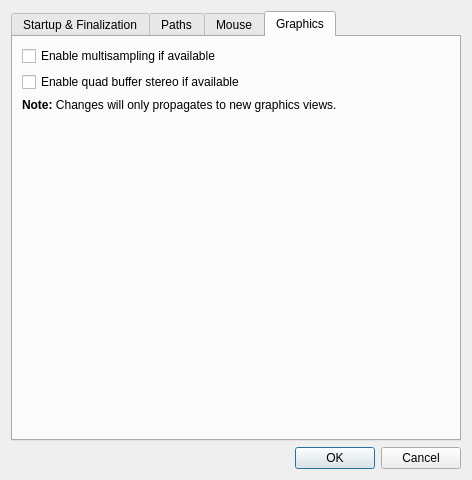
<?xml version="1.0" encoding="UTF-8"?>
<ui version="4.0">
 <class>GlobalSetupWorkPanel</class>
 <widget class="QWidget" name="GlobalSetupWorkPanel">
  <property name="geometry">
   <rect>
    <x>0</x>
    <y>0</y>
    <width>472</width>
    <height>480</height>
   </rect>
  </property>
  <property name="windowTitle">
   <string>Global Setup</string>
  </property>
  <property name="windowIcon">
   <iconset>
    <normaloff>:/images/AdminWorkPanels/global_setup.png</normaloff>:/images/AdminWorkPanels/global_setup.png</iconset>
  </property>
  <layout class="QVBoxLayout" name="_2">
   <item>
    <widget class="QTabWidget" name="tabWidget">
     <property name="layoutDirection">
      <enum>Qt::LeftToRight</enum>
     </property>
     <property name="currentIndex">
      <number>3</number>
     </property>
     <widget class="QWidget" name="desktopTab">
      <attribute name="title">
       <string>Startup &amp;&amp; Finalization</string>
      </attribute>
      <layout class="QVBoxLayout" name="_3">
       <item>
        <widget class="QGroupBox" name="groupBox2">
         <property name="toolTip">
          <string>Configure what is loaded on program startup.</string>
         </property>
         <property name="title">
          <string>Startup project</string>
         </property>
         <layout class="QVBoxLayout" name="_4">
          <item>
           <widget class="QRadioButton" name="newProjectRB">
            <property name="text">
             <string>New Project Dialog</string>
            </property>
            <property name="checked">
             <bool>false</bool>
            </property>
           </widget>
          </item>
          <item>
           <layout class="QHBoxLayout" name="_5">
            <item>
             <widget class="QRadioButton" name="userProjectRB">
              <property name="sizePolicy">
               <sizepolicy hsizetype="Minimum" vsizetype="Fixed">
                <horstretch>0</horstretch>
                <verstretch>0</verstretch>
               </sizepolicy>
              </property>
              <property name="text">
               <string>New Project:</string>
              </property>
             </widget>
            </item>
            <item>
             <widget class="QComboBox" name="projectsCB">
              <property name="sizePolicy">
               <sizepolicy hsizetype="Preferred" vsizetype="Preferred">
                <horstretch>1</horstretch>
                <verstretch>0</verstretch>
               </sizepolicy>
              </property>
             </widget>
            </item>
           </layout>
          </item>
         </layout>
        </widget>
       </item>
       <item>
        <widget class="QGroupBox" name="groupBox">
         <property name="title">
          <string>Global desktop</string>
         </property>
         <layout class="QVBoxLayout" name="verticalLayout">
          <item>
           <widget class="QCheckBox" name="desktopRestoreCB">
            <property name="text">
             <string>Restore work panels from global layout</string>
            </property>
           </widget>
          </item>
         </layout>
        </widget>
       </item>
       <item>
        <widget class="QGroupBox" name="groupBox_2">
         <property name="title">
          <string>Finalization</string>
         </property>
         <layout class="QVBoxLayout" name="verticalLayout_3">
          <item>
           <widget class="QCheckBox" name="terminateApplicationAfterLastProjectCB">
            <property name="text">
             <string>Terminate the application upon the last project is closed.</string>
            </property>
           </widget>
          </item>
         </layout>
        </widget>
       </item>
       <item>
        <spacer>
         <property name="orientation">
          <enum>Qt::Vertical</enum>
         </property>
         <property name="sizeHint" stdset="0">
          <size>
           <width>20</width>
           <height>40</height>
          </size>
         </property>
        </spacer>
       </item>
      </layout>
     </widget>
     <widget class="QWidget" name="pathsTab">
      <attribute name="title">
       <string>Paths</string>
      </attribute>
      <layout class="QVBoxLayout">
       <item>
        <widget class="QGroupBox" name="groupBox3">
         <property name="sizePolicy">
          <sizepolicy hsizetype="Preferred" vsizetype="Maximum">
           <horstretch>0</horstretch>
           <verstretch>0</verstretch>
          </sizepolicy>
         </property>
         <property name="title">
          <string>Setup</string>
         </property>
         <property name="alignment">
          <set>Qt::AlignLeading|Qt::AlignLeft|Qt::AlignTop</set>
         </property>
         <layout class="QVBoxLayout">
          <item>
           <widget class="QRadioButton" name="fixedPathRB">
            <property name="text">
             <string>Use fixed path</string>
            </property>
           </widget>
          </item>
          <item>
           <widget class="QRadioButton" name="lastPathRB">
            <property name="text">
             <string>Use the same dynamic path for all modules</string>
            </property>
            <property name="checked">
             <bool>true</bool>
            </property>
           </widget>
          </item>
          <item>
           <widget class="QRadioButton" name="lastModulePathCB">
            <property name="text">
             <string>Use dynamic paths </string>
            </property>
           </widget>
          </item>
         </layout>
        </widget>
       </item>
       <item>
        <widget class="QGroupBox" name="groupBox_4">
         <property name="title">
          <string>Paths</string>
         </property>
         <layout class="QGridLayout" name="gridLayout_2">
          <item row="0" column="0">
           <widget class="QLabel" name="label_8">
            <property name="text">
             <string>Fixed path:</string>
            </property>
           </widget>
          </item>
          <item row="0" column="1">
           <widget class="QLineEdit" name="fixedPathLE">
            <property name="text">
             <string/>
            </property>
           </widget>
          </item>
          <item row="0" column="2">
           <widget class="QToolButton" name="getFixedPathTB">
            <property name="text">
             <string>...</string>
            </property>
           </widget>
          </item>
          <item row="1" column="0">
           <widget class="QLabel" name="label_9">
            <property name="text">
             <string>Last path:</string>
            </property>
           </widget>
          </item>
          <item row="1" column="1" colspan="2">
           <widget class="QLineEdit" name="dynamicPathLE">
            <property name="enabled">
             <bool>false</bool>
            </property>
           </widget>
          </item>
         </layout>
        </widget>
       </item>
       <item>
        <widget class="QGroupBox" name="groupBox_3">
         <property name="title">
          <string>Module Paths</string>
         </property>
         <layout class="QVBoxLayout" name="verticalLayout_4">
          <item>
           <widget class="QTreeView" name="modulePathsTV">
            <property name="rootIsDecorated">
             <bool>false</bool>
            </property>
            <property name="sortingEnabled">
             <bool>true</bool>
            </property>
           </widget>
          </item>
          <item>
           <layout class="QHBoxLayout" name="horizontalLayout_3">
            <item>
             <spacer name="horizontalSpacer_2">
              <property name="orientation">
               <enum>Qt::Horizontal</enum>
              </property>
              <property name="sizeHint" stdset="0">
               <size>
                <width>40</width>
                <height>20</height>
               </size>
              </property>
             </spacer>
            </item>
            <item>
             <widget class="QPushButton" name="clearModulePathsTB">
              <property name="text">
               <string>Clear</string>
              </property>
             </widget>
            </item>
           </layout>
          </item>
         </layout>
        </widget>
       </item>
       <item>
        <spacer>
         <property name="orientation">
          <enum>Qt::Vertical</enum>
         </property>
         <property name="sizeHint" stdset="0">
          <size>
           <width>20</width>
           <height>40</height>
          </size>
         </property>
        </spacer>
       </item>
      </layout>
     </widget>
     <widget class="QWidget" name="tab">
      <attribute name="title">
       <string>Mouse</string>
      </attribute>
      <layout class="QGridLayout" name="gridLayout">
       <item row="3" column="0">
        <widget class="QLabel" name="label_3">
         <property name="text">
          <string>Translation sensitivity:</string>
         </property>
        </widget>
       </item>
       <item row="2" column="2">
        <widget class="QDoubleSpinBox" name="RSensitivityYSB">
         <property name="sizePolicy">
          <sizepolicy hsizetype="Minimum" vsizetype="Fixed">
           <horstretch>0</horstretch>
           <verstretch>0</verstretch>
          </sizepolicy>
         </property>
         <property name="alignment">
          <set>Qt::AlignRight|Qt::AlignTrailing|Qt::AlignVCenter</set>
         </property>
         <property name="decimals">
          <number>3</number>
         </property>
         <property name="singleStep">
          <double>0.020000000000000</double>
         </property>
        </widget>
       </item>
       <item row="7" column="0" colspan="4">
        <layout class="QHBoxLayout" name="horizontalLayout">
         <item>
          <widget class="QPushButton" name="restoreMouseSystemDefaultsPB">
           <property name="text">
            <string>System defaults</string>
           </property>
          </widget>
         </item>
         <item>
          <widget class="QPushButton" name="restoreMouseUserDefaultsPB">
           <property name="text">
            <string>User defaults</string>
           </property>
          </widget>
         </item>
         <item>
          <spacer name="horizontalSpacer">
           <property name="orientation">
            <enum>Qt::Horizontal</enum>
           </property>
           <property name="sizeHint" stdset="0">
            <size>
             <width>40</width>
             <height>20</height>
            </size>
           </property>
          </spacer>
         </item>
         <item>
          <widget class="QPushButton" name="applyUserMouseSetupPB">
           <property name="text">
            <string>Apply</string>
           </property>
          </widget>
         </item>
        </layout>
       </item>
       <item row="3" column="1">
        <widget class="QDoubleSpinBox" name="MSensitivityXSB">
         <property name="sizePolicy">
          <sizepolicy hsizetype="Minimum" vsizetype="Fixed">
           <horstretch>0</horstretch>
           <verstretch>0</verstretch>
          </sizepolicy>
         </property>
         <property name="alignment">
          <set>Qt::AlignRight|Qt::AlignTrailing|Qt::AlignVCenter</set>
         </property>
         <property name="decimals">
          <number>3</number>
         </property>
         <property name="singleStep">
          <double>0.020000000000000</double>
         </property>
        </widget>
       </item>
       <item row="4" column="0">
        <widget class="QLabel" name="label_4">
         <property name="text">
          <string>Wheel sensitivity:</string>
         </property>
        </widget>
       </item>
       <item row="0" column="1" colspan="3">
        <widget class="QComboBox" name="DefaultMouseModeCB">
         <item>
          <property name="text">
           <string>SRT</string>
          </property>
         </item>
         <item>
          <property name="text">
           <string>Select</string>
          </property>
         </item>
         <item>
          <property name="text">
           <string>Rotate</string>
          </property>
         </item>
         <item>
          <property name="text">
           <string>Translate</string>
          </property>
         </item>
         <item>
          <property name="text">
           <string>Scale</string>
          </property>
         </item>
        </widget>
       </item>
       <item row="3" column="2">
        <widget class="QDoubleSpinBox" name="MSensitivityYSB">
         <property name="sizePolicy">
          <sizepolicy hsizetype="Minimum" vsizetype="Fixed">
           <horstretch>0</horstretch>
           <verstretch>0</verstretch>
          </sizepolicy>
         </property>
         <property name="alignment">
          <set>Qt::AlignRight|Qt::AlignTrailing|Qt::AlignVCenter</set>
         </property>
         <property name="decimals">
          <number>3</number>
         </property>
         <property name="singleStep">
          <double>0.020000000000000</double>
         </property>
        </widget>
       </item>
       <item row="0" column="0">
        <widget class="QLabel" name="label">
         <property name="sizePolicy">
          <sizepolicy hsizetype="Minimum" vsizetype="Preferred">
           <horstretch>0</horstretch>
           <verstretch>0</verstretch>
          </sizepolicy>
         </property>
         <property name="text">
          <string>Default mouse model:</string>
         </property>
        </widget>
       </item>
       <item row="3" column="3">
        <widget class="QDoubleSpinBox" name="MSensitivityZSB">
         <property name="sizePolicy">
          <sizepolicy hsizetype="Minimum" vsizetype="Fixed">
           <horstretch>0</horstretch>
           <verstretch>0</verstretch>
          </sizepolicy>
         </property>
         <property name="alignment">
          <set>Qt::AlignRight|Qt::AlignTrailing|Qt::AlignVCenter</set>
         </property>
         <property name="decimals">
          <number>3</number>
         </property>
         <property name="singleStep">
          <double>0.020000000000000</double>
         </property>
        </widget>
       </item>
       <item row="2" column="1">
        <widget class="QDoubleSpinBox" name="RSensitivityXSB">
         <property name="sizePolicy">
          <sizepolicy hsizetype="Minimum" vsizetype="Fixed">
           <horstretch>0</horstretch>
           <verstretch>0</verstretch>
          </sizepolicy>
         </property>
         <property name="alignment">
          <set>Qt::AlignRight|Qt::AlignTrailing|Qt::AlignVCenter</set>
         </property>
         <property name="decimals">
          <number>3</number>
         </property>
         <property name="singleStep">
          <double>0.020000000000000</double>
         </property>
        </widget>
       </item>
       <item row="2" column="3">
        <widget class="QDoubleSpinBox" name="RSensitivityZSB">
         <property name="sizePolicy">
          <sizepolicy hsizetype="Minimum" vsizetype="Fixed">
           <horstretch>0</horstretch>
           <verstretch>0</verstretch>
          </sizepolicy>
         </property>
         <property name="alignment">
          <set>Qt::AlignRight|Qt::AlignTrailing|Qt::AlignVCenter</set>
         </property>
         <property name="decimals">
          <number>3</number>
         </property>
         <property name="singleStep">
          <double>0.020000000000000</double>
         </property>
        </widget>
       </item>
       <item row="5" column="0" colspan="4">
        <widget class="QCheckBox" name="ThreeButtonsCB">
         <property name="text">
          <string>Three button emulation</string>
         </property>
        </widget>
       </item>
       <item row="6" column="0">
        <spacer name="verticalSpacer">
         <property name="orientation">
          <enum>Qt::Vertical</enum>
         </property>
         <property name="sizeHint" stdset="0">
          <size>
           <width>20</width>
           <height>40</height>
          </size>
         </property>
        </spacer>
       </item>
       <item row="2" column="0">
        <widget class="QLabel" name="label_2">
         <property name="text">
          <string>Rotation sensitivity:</string>
         </property>
        </widget>
       </item>
       <item row="1" column="1">
        <widget class="QLabel" name="label_5">
         <property name="text">
          <string>X</string>
         </property>
         <property name="alignment">
          <set>Qt::AlignCenter</set>
         </property>
        </widget>
       </item>
       <item row="1" column="2">
        <widget class="QLabel" name="label_6">
         <property name="text">
          <string>Y</string>
         </property>
         <property name="alignment">
          <set>Qt::AlignCenter</set>
         </property>
        </widget>
       </item>
       <item row="1" column="3">
        <widget class="QLabel" name="label_7">
         <property name="text">
          <string>Z</string>
         </property>
         <property name="alignment">
          <set>Qt::AlignCenter</set>
         </property>
        </widget>
       </item>
       <item row="4" column="2">
        <widget class="QDoubleSpinBox" name="WSensitivityYSB">
         <property name="sizePolicy">
          <sizepolicy hsizetype="Minimum" vsizetype="Fixed">
           <horstretch>0</horstretch>
           <verstretch>0</verstretch>
          </sizepolicy>
         </property>
         <property name="alignment">
          <set>Qt::AlignRight|Qt::AlignTrailing|Qt::AlignVCenter</set>
         </property>
         <property name="decimals">
          <number>3</number>
         </property>
         <property name="singleStep">
          <double>0.020000000000000</double>
         </property>
        </widget>
       </item>
      </layout>
     </widget>
     <widget class="QWidget" name="tab_2">
      <attribute name="title">
       <string>Graphics</string>
      </attribute>
      <layout class="QVBoxLayout" name="verticalLayout_2">
       <item>
        <widget class="QCheckBox" name="multisamplingCB">
         <property name="text">
          <string>Enable multisampling if available</string>
         </property>
        </widget>
       </item>
       <item>
        <widget class="QCheckBox" name="quadStereoCB">
         <property name="text">
          <string>Enable quad buffer stereo if available</string>
         </property>
        </widget>
       </item>
       <item>
        <widget class="QLabel" name="label_10">
         <property name="text">
          <string>&lt;html&gt;&lt;head/&gt;&lt;body&gt;&lt;p&gt;&lt;span style=&quot; font-weight:600;&quot;&gt;Note: &lt;/span&gt;Changes will only propagates to new graphics views.&lt;/p&gt;&lt;/body&gt;&lt;/html&gt;</string>
         </property>
        </widget>
       </item>
       <item>
        <spacer name="verticalSpacer_2">
         <property name="orientation">
          <enum>Qt::Vertical</enum>
         </property>
         <property name="sizeHint" stdset="0">
          <size>
           <width>20</width>
           <height>40</height>
          </size>
         </property>
        </spacer>
       </item>
      </layout>
     </widget>
    </widget>
   </item>
   <item>
    <widget class="QDialogButtonBox" name="buttonBox">
     <property name="standardButtons">
      <set>QDialogButtonBox::Cancel|QDialogButtonBox::Ok</set>
     </property>
     <property name="centerButtons">
      <bool>false</bool>
     </property>
    </widget>
   </item>
  </layout>
 </widget>
 <resources/>
 <connections>
  <connection>
   <sender>buttonBox</sender>
   <signal>rejected()</signal>
   <receiver>GlobalSetupWorkPanel</receiver>
   <slot>close()</slot>
   <hints>
    <hint type="sourcelabel">
     <x>189</x>
     <y>268</y>
    </hint>
    <hint type="destinationlabel">
     <x>189</x>
     <y>146</y>
    </hint>
   </hints>
  </connection>
 </connections>
</ui>
